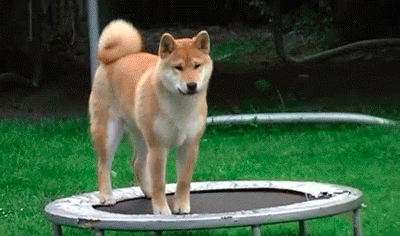
#> input picture image.png, 400 x 236 px, found by its file name
$ jupyter execute 'filtros_espaciais_e_de_frequência.ipynb'
#> lines starting #> are read from the running program, lines starting #| are printed output that depends on the picture; long printed decimals are rounded
Bibliotecas

[cell 1]
import cv2
import numpy as np
import time
from google.colab.patches import cv2_imshow

Métricas

[cell 2]
def MSE(img1, img2):
    return np.mean((img1 - img2) ** 2)

def RMSE(img1, img2):
    return np.sqrt(MSE(img1, img2))

def PSNR(img1, img2):
    mse = MSE(img1, img2)
    if (mse == 0):
        return 100

    max_pixel = 255.0
    psnr = 20 * np.log10(max_pixel / np.sqrt(mse))

    return psnr

Filtros espaciais

[cell 3]
def apply_gaussian_blur(img):
    kernel = np.array([
        [1, 2, 1],
        [2, 4, 2],
        [1, 2, 1]
        ]) / 16
    img_height, img_width = img.shape

    padded_img = np.pad(img, pad_width=1, mode='edge')
    output_img = np.zeros((img_height, img_width), dtype=float)

    for i_img in range(1, img_height + 1):
        for j_img in range(1, img_width + 1):
            output_img[i_img-1, j_img-1] = np.sum(
                padded_img[
                    i_img-1:i_img+2,
                    j_img-1:j_img+2
                ] * kernel
            )

    return np.array(output_img, dtype=np.uint8)

[cell 4]
def apply_sobel(img):
    kernel_x = np.array([
        [-1, 0, 1],
        [-2, 0, 2],
        [-1, 0, 1]
        ])
    kernel_y = np.array([
        [-1, -2, -1],
        [0, 0, 0],
        [1, 2, 1]
        ])
    img_height, img_width = img.shape

    padded_img = np.pad(img, pad_width=1, mode='edge')
    output_img = np.zeros((img_height, img_width), dtype=float)

    for i_img in range(1, img_height + 1):
        for j_img in range(1, img_width + 1):
            output_img[i_img-1, j_img-1] = int(
                np.abs(np.sum(
                    padded_img[
                        i_img-1:i_img+2,
                        j_img-1:j_img+2
                    ] * kernel_x
                )) +
                np.abs(np.sum(
                    padded_img[
                        i_img-1:i_img+2,
                        j_img-1:j_img+2
                    ] * kernel_y
                ))
            )

    return np.array(output_img, dtype=np.float32)

Filtros de frequência

[cell 5]
def get_magnitude_spectrum(img):
    img_float32 = np.float32(img)
    dft = cv2.dft(img_float32, flags=cv2.DFT_COMPLEX_OUTPUT)
    dft_shift = np.fft.fftshift(dft)
    magnitude_spectrum = 20 * np.log(cv2.magnitude(dft_shift[:, :, 0], dft_shift[:, :, 1]))
    magnitude_spectrum = np.abs(magnitude_spectrum)
    magnitude_spectrum -= magnitude_spectrum.min()
    magnitude_spectrum = magnitude_spectrum*255 / magnitude_spectrum.max()
    magnitude_spectrum = magnitude_spectrum.astype(np.uint8)
    return magnitude_spectrum

[cell 6]
def apply_low_pass(shape, center, radius, isIdeal):
    rows, cols = shape[:2]
    r, c = np.mgrid[0:rows:1, 0:cols:1]
    c -= center[0]
    r -= center[1]
    d = np.power(c, 2.0) + np.power(r, 2.0)
    lpFilter_matrix = np.zeros(shape, np.float32)
    if isIdeal:  # ideal low-pass filter
        lpFilter = np.copy(d)
        lpFilter[lpFilter < pow(radius, 2.0)] = 1
        lpFilter[lpFilter >= pow(radius, 2.0)] = 0
    else: # Gaussian low pass filter
        lpFilter = np.exp(-d/(2*pow(radius, 2.0)))
    lpFilter_matrix[:, :, 0] = lpFilter
    lpFilter_matrix[:, :, 1] = lpFilter
    return lpFilter_matrix

[cell 7]
def apply_high_pass(shape, center, radius, isIdeal):
    rows, cols = shape[:2]
    r, c = np.mgrid[0:rows:1, 0:cols:1]
    c -= center[0]
    r -= center[1]
    d = np.power(c, 2.0) + np.power(r, 2.0)
    lpFilter_matrix = np.zeros(shape, np.float32)
    if isIdeal:  # Ideal high pass filter
        lpFilter = np.copy(d)
        lpFilter[lpFilter < pow(radius, 2.0)] = 0
        lpFilter[lpFilter >= pow(radius, 2.0)] = 1
    else: # Gaussian Highpass Filter
        lpFilter = 1.0 - np.exp(-d/(2*pow(radius, 2.0)))
    lpFilter_matrix[:, :, 0] = lpFilter
    lpFilter_matrix[:, :, 1] = lpFilter
    return lpFilter_matrix

[cell 8]
def apply_frequency_filter(img, radius, isHighPass, isIdeal):
  image_f32 = np.float32(img)
  dft = cv2.dft(image_f32, flags = cv2.DFT_COMPLEX_OUTPUT)
  dft_shift = np.fft.fftshift(dft)

  center = (img.shape[1]//2, img.shape[0]//2)

  if isHighPass:
    mask = apply_high_pass(dft_shift.shape, center, radius, isIdeal)
  else:
    mask = apply_low_pass(dft_shift.shape, center, radius, isIdeal)

  filtered_freq = dft_shift*mask
  f_ishift = np.fft.ifftshift(filtered_freq) #inversa da fft
  img_back = cv2.idft(f_ishift) #inversa da dft
  img_back = cv2.magnitude(img_back[:,:,0],img_back[:,:,1]) #recuperando a imagem capturando a magnitude (intesidade)

  img_back = np.array(img_back, dtype=np.float32)

  filtered_img = np.abs(img_back)
  filtered_img -= filtered_img.min()
  filtered_img = filtered_img*255 / filtered_img.max()
  return filtered_img.astype(np.uint8)

Aplicação de filtro com mensuração de tempo médio

[cell 9]
def apply_and_measure_filter_mean_time(iterations, func):
  ms_spent = 0
  for i in range(iterations):
    start = time.time()
    img_with_filter = func()
    ms_spent += time.time() - start
  return (img_with_filter, ms_spent * 1000 / iterations)

main

[cell 10]
img = cv2.imread('/content/image.png', 0)
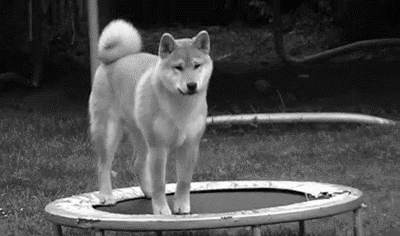
#> img: shape (236, 400); min 4, max 255, mean 78.7
cv2_imshow(img)

[cell 11]
cv2_imshow(get_magnitude_spectrum(img))
#> in get_magnitude_spectrum, `magnitude_spectrum = 20 * np.log(cv2.magnitude(dft_shift[:, :, 0], dft..`:
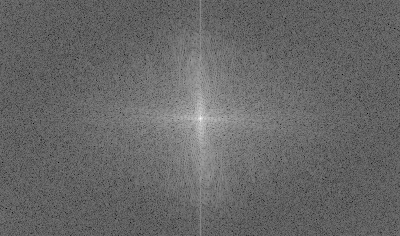
#> magnitude_spectrum: shape (236, 400) float32; min 40.71, max 316.4, mean 152.5; drawn with min black and max white

Esmaecimento Gaussiano x Low Pass

[cell 12]
gaussian_blur_img, ms_spent = apply_and_measure_filter_mean_time(
    5,
    lambda: apply_gaussian_blur(img)
)
#> the loop in apply_and_measure_filter_mean_time, `for i in range(iterations):` made 5 passes
#> pass 1, in apply_gaussian_blur, `padded_img = np.pad(img, pad_width=1, mode='edge')`:
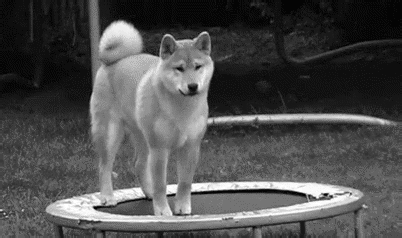
#> padded_img: shape (238, 402); min 4, max 255, mean 78.2
#> ms_spent = 515.5
print(f'Esmaecimento Gaussiano: {ms_spent} ms')
#| Esmaecimento Gaussiano: 515.547 ms
cv2_imshow(gaussian_blur_img)

ideal_lp_img, ms_spent = apply_and_measure_filter_mean_time(
    5,
    lambda: apply_frequency_filter(img, 70, isHighPass=False, isIdeal=True)
)
#> the loop in apply_and_measure_filter_mean_time (call 2), `for i in range(iterations):` made 5 passes
#> pass 1, in apply_frequency_filter, `img_back = cv2.magnitude(img_back[:,:,0],img_back[:,:,1])`:
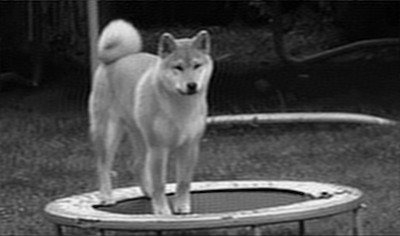
#> img_back: shape (236, 400) float32; min 1307, max 25812392, mean 7428466.5; drawn with min black and max white
#> ms_spent = 27.51
print(f'Low Pass Ideal: {ms_spent} ms')
#| Low Pass Ideal: 27.510 ms
cv2_imshow(ideal_lp_img)

gaussian_lp_img, ms_spent = apply_and_measure_filter_mean_time(
    5,
    lambda: apply_frequency_filter(img, 70, isHighPass=False, isIdeal=False)
)
#> ms_spent = 26.67
print(f'Low Pass Gaussiano: {ms_spent} ms')
#| Low Pass Gaussiano: 26.669 ms
cv2_imshow(gaussian_lp_img)

[cell 13]
print('Gaussian Blur x Low Pass:\n')

print('MSE:')
print(f'Gaussian Blur x Ideal LP:\t{MSE(gaussian_blur_img, ideal_lp_img)}')
#| Gaussian Blur x Ideal LP:	42.817
print(f'Gaussian Blur x Gaussian LP:\t{MSE(gaussian_blur_img, gaussian_lp_img)}')
#| Gaussian Blur x Gaussian LP:	9.584

print('\nRMSE:')
print(f'Gaussian Blur x Ideal LP:\t{RMSE(gaussian_blur_img, ideal_lp_img)}')
#| Gaussian Blur x Ideal LP:	6.543
print(f'Gaussian Blur x Gaussian LP:\t{RMSE(gaussian_blur_img, gaussian_lp_img)}')
#| Gaussian Blur x Gaussian LP:	3.096

print('\nPSNR:')
print(f'Gaussian Blur x Ideal LP:\t{PSNR(gaussian_blur_img, ideal_lp_img)}')
#> in PSNR, `mse = MSE(img1, img2)`: mse = 42.82
#> in PSNR, `psnr = 20 * np.log10(max_pixel / np.sqrt(mse))`: psnr = 31.81
#| Gaussian Blur x Ideal LP:	31.815
print(f'Gaussian Blur x Gaussian LP:\t{PSNR(gaussian_blur_img, gaussian_lp_img)}')
#| Gaussian Blur x Gaussian LP:	38.315

Sobel x High Pass

[cell 14]
sobel_img, ms_spent = apply_and_measure_filter_mean_time(
    5,
    lambda: apply_sobel(img)
)
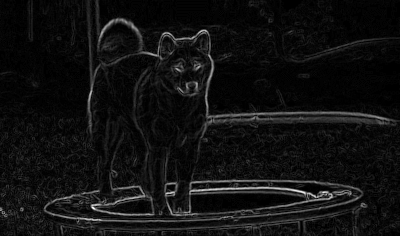
#> sobel_img: shape (236, 400) float32; min 0, max 1200, mean 80.3; drawn with min black and max white
#> ms_spent = 1205.9
print(f'Sobel: {ms_spent} ms')
#| Sobel: 1205.894 ms
cv2_imshow(sobel_img)

ideal_hp_img, ms_spent = apply_and_measure_filter_mean_time(
    5,
    lambda: apply_frequency_filter(img, 15, isHighPass=True, isIdeal=True)
)
#> the loop in apply_and_measure_filter_mean_time (call 5), `for i in range(iterations):` made 5 passes
#> pass 1, in apply_frequency_filter (call 11), `img_back = cv2.magnitude(img_back[:,:,0],img_back[:,:,1])`:
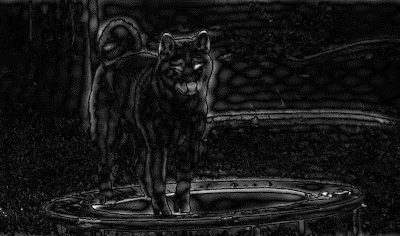
#> img_back: shape (236, 400) float32; min 15.13, max 16167401, mean 1414863; drawn with min black and max white
#> ms_spent = 28.35
print(f'High Pass Ideal: {ms_spent} ms')
#| High Pass Ideal: 28.352 ms
cv2_imshow(ideal_hp_img)

gaussian_hp_img, ms_spent = apply_and_measure_filter_mean_time(
    5,
    lambda: apply_frequency_filter(img, 15, isHighPass=True, isIdeal=False)
)
#> the loop in apply_and_measure_filter_mean_time (call 6), `for i in range(iterations):` made 5 passes
#> pass 1, in apply_frequency_filter (call 16), `img_back = cv2.magnitude(img_back[:,:,0],img_back[:,:,1])`:
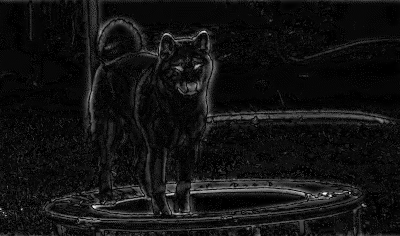
#> img_back: shape (236, 400) float32; min 27.52, max 14818570, mean 1071124.1; drawn with min black and max white
#> ms_spent = 28.96
print(f'High Pass Gaussiano: {ms_spent} ms')
#| High Pass Gaussiano: 28.955 ms
cv2_imshow(gaussian_hp_img)

canny_img, ms_spent = apply_and_measure_filter_mean_time(
    5,
    lambda: cv2.Canny(sobel_img.astype(np.uint8), 400, 800)
)
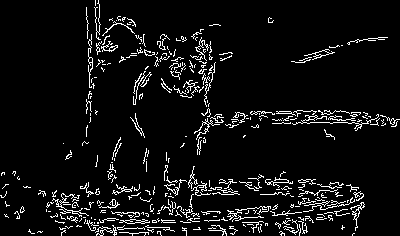
#> canny_img: shape (236, 400); 6.5% white in thin lines or dots
#> ms_spent = 0.675
print(f'Canny: {ms_spent} ms')
#| Canny: 0.6752 ms
cv2_imshow(canny_img)

[cell 15]
print('Canny x Sobel and High Pass:\n')

print('MSE:')
print(f'Canny x Sobel:\t\t{MSE(canny_img, sobel_img)}')
#| Canny x Sobel:		16540.975
print(f'Canny x Ideal HP:\t{MSE(canny_img, ideal_hp_img)}')
#| Canny x Ideal HP:	86.544
print(f'Canny x Gaussian HP:\t{MSE(canny_img, gaussian_hp_img)}')
#| Canny x Gaussian HP:	75.276

print('\nRMSE:')
print(f'Canny x Sobel:\t\t{RMSE(canny_img, sobel_img)}')
#| Canny x Sobel:		128.612
print(f'Canny x Ideal HP:\t{RMSE(canny_img, ideal_hp_img)}')
#| Canny x Ideal HP:	9.303
print(f'Canny x Gaussian HP:\t{RMSE(canny_img, gaussian_hp_img)}')
#| Canny x Gaussian HP:	8.676

print('\nPSNR:')
print(f'Canny x Sobel:\t{PSNR(canny_img, sobel_img)}')
#| Canny x Sobel:	5.945
print(f'Canny x Ideal HP:\t{PSNR(canny_img, ideal_hp_img)}')
#| Canny x Ideal HP:	28.758
print(f'Canny x Gaussian HP:\t{PSNR(canny_img, gaussian_hp_img)}')
#| Canny x Gaussian HP:	29.364
